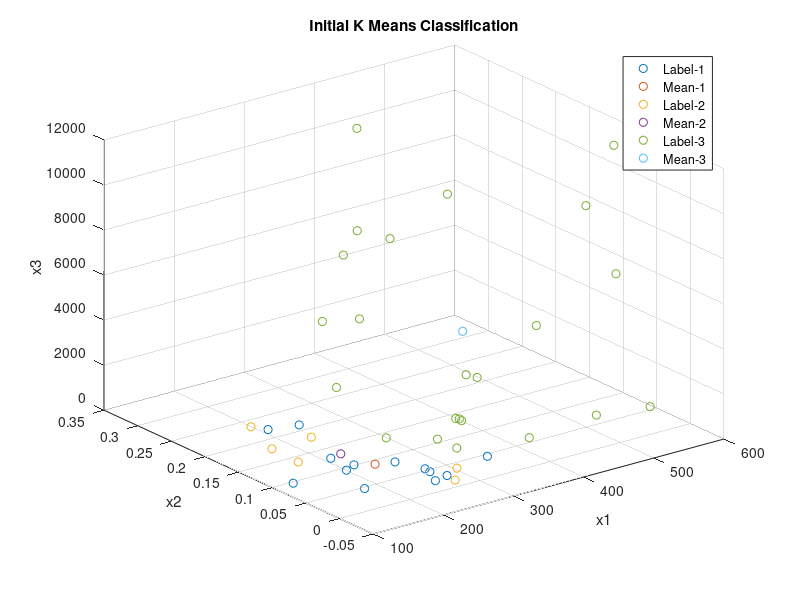
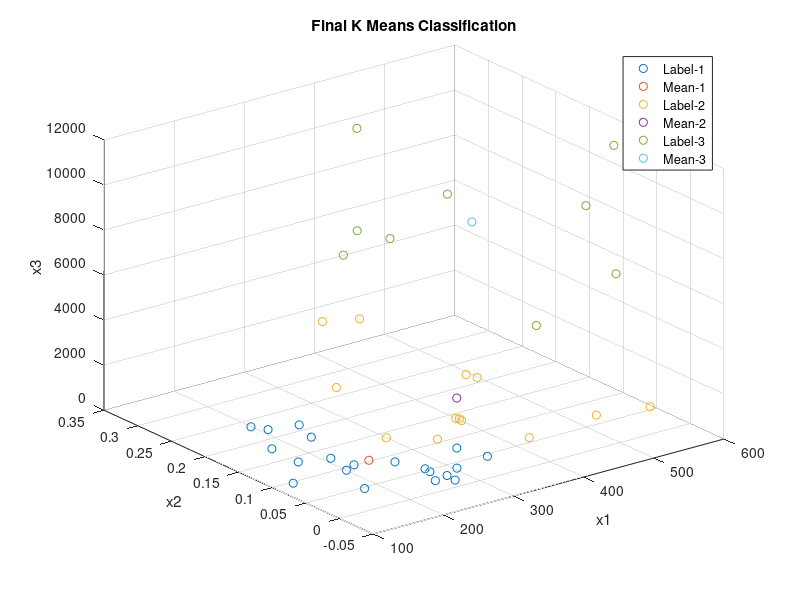

Source code (MATLAB) for these figures, in order: (Note: this script raises an error after producing the figures.)
% Example of use:
% load DataLab4.mat;
% Data = Breast_Tissue;
% InitMean1 = [choose your mean1 ];
% InitMean2 = [choose your mean2 ];
% InitMean3 = [choose your mean3 ];
% MaxNoOfIteration = 400;
% [FinMean1, FinMean2, FinMean3,Label] = lab4(Data,InitMean1,InitMean2,InitMean3,MaxNoOfIteration);
%%%%%%%%%%%%%%%%%%%%%%%%%%%%%%%%%%%%%%%%%%%%%%%%%%%%%%%%%%%%%%%%%%%%%%%%%%%%%%%%%%%%%%%%%%
load DataLab4.mat;
Data = Breast_Tissue;
InitMean1 = [420 0.45 670];
InitMean2 = [180 2.3 750];
InitMean3 = [260 0.87 1111];
%InitMean3 = 0;
MaxNoOfIteration = 400;

%% Initialization
if InitMean3~=0
   PrevMean = [InitMean1; InitMean2; InitMean3];
else
   PrevMean = [InitMean1; InitMean2];
end

Label = zeros(length(Data),1);
Itr = 0;

%% Calculating means
while(1)
    Itr = Itr + 1;
    %%%%%%%%%%%%Compute Euclidean distance from each sample to the given means%%%%%%%%%%%%
    for i=1:length(Data)
       D1 = (Data(i,1) - PrevMean(1,1))^2 + (Data(i,2) - PrevMean(1,2))^2 + (Data(i,3) - PrevMean(1,3))^2;
       D2 = (Data(i,1) - PrevMean(2,1))^2 + (Data(i,2) - PrevMean(2,2))^2 + (Data(i,3) - PrevMean(2,3))^2;
       if InitMean3~=0
           D3 = (Data(i,1) - PrevMean(3,1))^2 + (Data(i,2) - PrevMean(3,2))^2 + (Data(i,3) - PrevMean(3,3))^2;
       end
    %%%%%%%%%%%%%Identify the minimum distance from the sample to the means%%%%%%%%%%%%%%% 
       if InitMean3~=0
           [~,Index] = min([D1 D2 D3]);
       else
           [~,Index] = min([D1 D2]);
       end
    %%%%%%%%%%%%Label the data samples based on the minimum euclidean distance%%%%%%%%%%%%  
       Label(i) = Index;
    end
    %%%%%%%%%%%%%%%%%%%%%%%%%%%%%Compute the new means%%%%%%%%%%%%%%%%%%%%%%%%%%%%%%%%%%%%
    FinalMean1 = mean( Data(Label==1,:) );
    FinalMean2 = mean( Data(Label==2,:) );
    if InitMean3~=0
        FinalMean3 =  mean(Data(Label==3,:) );
    else
        FinalMean3 = 0;
    end
    %%%%%%%%%%%%%%%%%%%%%%%%%%%Check for criterion function%%%%%%%%%%%%%%%%%%%%%%%%%%%%%%%
    %%%%%%%%%%%%%%%%%%%%%If criteria not met repeate the above%%%%%%%%%%%%%%%%%%%%%%%%%%%%
    if InitMean3~=0
        CurrMean = [FinalMean1; FinalMean2;  FinalMean3];
    else
        CurrMean = [FinalMean1; FinalMean2];
    end
    if (CurrMean == PrevMean) % Check conditions to stop the algorithm.
        break;
    end
    if (Itr == MaxNoOfIteration)
        break;
    end
    PrevMean = CurrMean;   
    %% Graphing ********************************************
%Graphing Initial means
   if (Itr == 1)
        x1 = Data(Label==1,1);
        x2 = Data(Label==1,2);
        figure; 
        if InitMean3~=0
            x3 = Data(Label==1,3);
            scatter3(x1,x2,x3,'ko');
            hold on;
            scatter3(CurrMean(1,1),CurrMean(1,2),CurrMean(1,3),'kx');
        else
            plot(x1,x2,'ko');
            plot(CurrMean(1,1),CurrMean(1,2),'kx');
        end

 %For label 2: 
 
        x1 = Data(Label==2,1);
        x2 = Data(Label==2,2);
        if InitMean3~=0
            x3 = Data(Label==2,3);
            scatter3(x1,x2,x3,'mo');
            scatter3(CurrMean(2,1),CurrMean(2,2),CurrMean(2,3),'mx');
        else
            plot(x1,x2,'mo');
            plot(CurrMean(2,1),CurrMean(2,2),'mx');
            legend('Label-1','Mean-1','Label-2','Mean-2');
            xlabel('x1');
            ylabel('x2');
        end
 %For label 3       
        if InitMean3~=0
            x1 = Data(Label==3,1);
            x2 = Data(Label==3,2);
            x3 = Data(Label==3,3);
            scatter3(x1,x2,x3,'bo');
            scatter3(CurrMean(3,1),CurrMean(3,2),CurrMean(3,3),'bx');
            xlabel('x1');
            ylabel('x2');
            zlabel('x3');
%         else
%             plot(x1,x2,'bo');
%             plot(CurrMean(3,1),CurrMean(3,2),'bx');
%             xlabel('x1');
%             ylabel('x2');
        legend('Label-1','Mean-1','Label-2','Mean-2','Label-3','Mean-3');
        end
        title('Initial K Means Classification');
%         legend('Label-1','Mean-1','Label-2','Mean-2','Label-3','Mean-3');
        hold off;
   end
end % while loop

%% Final Iteration graph 
x1 = Data(Label==1,1);
x2 = Data(Label==1,2);
figure; 
if InitMean3~=0
    x3 = Data(Label==1,3);
    scatter3(x1,x2,x3,'ko'); hold on;
    scatter3(CurrMean(1,1),CurrMean(1,2),CurrMean(1,3),'kx');
else
    plot(x1,x2,'ko');
    plot(CurrMean(1,1),CurrMean(1,2),'kx');
end

x1 = Data(Label==2,1);
x2 = Data(Label==2,2);
if InitMean3~=0
    x3 = Data(Label==2,3);
    scatter3(x1,x2,x3,'mo');
    scatter3(CurrMean(2,1),CurrMean(2,2),CurrMean(2,3),'mx');
else
    plot(x1,x2,'mo');
    plot(CurrMean(2,1),CurrMean(2,2),'mx');
end

if InitMean3~=0
    x1 = Data(Label==3,1);
    x2 = Data(Label==3,2);
    x3 = Data(Label==3,3);
    scatter3(x1,x2,x3,'bo');
    scatter3(CurrMean(3,1),CurrMean(3,2),CurrMean(3,3),'bx');
     xlabel('x1');
     ylabel('x2');
     zlabel('x3');
% else
%     plot(x1,x2,'bo');
%     plot(CurrMean(3,1),CurrMean(3,2),'bx');
%     xlabel('x1');
%     ylabel('x2');
end
title('Final K Means Classification');
legend('Label-1','Mean-1','Label-2','Mean-2','Label-3','Mean-3')
hold off;

FinalMean1 = FinalMean1';
FinalMean2 = FinalMean2';
FinalMean3 = FinalMean3';
disp('Final means of the clusters: ');
table(FinalMean1,FinalMean2,FinalMean3)
